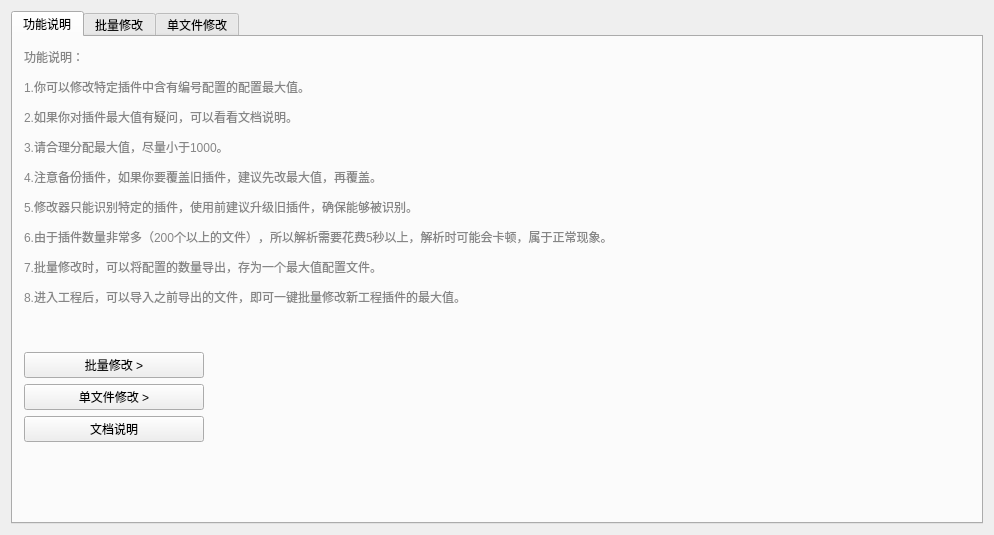
<?xml version="1.0" encoding="UTF-8"?>
<ui version="4.0">
 <class>DrillLengthEditorClass</class>
 <widget class="QMainWindow" name="DrillLengthEditorClass">
  <property name="geometry">
   <rect>
    <x>0</x>
    <y>0</y>
    <width>994</width>
    <height>535</height>
   </rect>
  </property>
  <property name="windowTitle">
   <string>插件配置最大值修改器(DrillLengthEditor)</string>
  </property>
  <widget class="QWidget" name="centralWidget">
   <layout class="QGridLayout" name="gridLayout">
    <item row="0" column="0">
     <widget class="QTabWidget" name="tabWidget">
      <property name="currentIndex">
       <number>0</number>
      </property>
      <property name="iconSize">
       <size>
        <width>21</width>
        <height>21</height>
       </size>
      </property>
      <widget class="QWidget" name="tab">
       <attribute name="icon">
        <iconset resource="../drillLengthEditor.qrc">
         <normaloff>:/DrillLengthEditor/Resources/小爱丽丝1.png</normaloff>:/DrillLengthEditor/Resources/小爱丽丝1.png</iconset>
       </attribute>
       <attribute name="title">
        <string>功能说明</string>
       </attribute>
       <layout class="QVBoxLayout" name="verticalLayout_2">
        <item>
         <widget class="QLabel" name="label_6">
          <property name="styleSheet">
           <string notr="true">color: rgb(134, 134, 134);</string>
          </property>
          <property name="text">
           <string>&lt;html&gt;&lt;head/&gt;&lt;body&gt;&lt;p&gt;功能说明：&lt;/p&gt;&lt;p&gt;1.你可以修改特定插件中含有编号配置的配置最大值。&lt;/p&gt;&lt;p&gt;2.如果你对插件最大值有疑问，可以看看文档说明。&lt;/p&gt;&lt;p&gt;3.请合理分配最大值，尽量小于1000。&lt;/p&gt;&lt;p&gt;4.注意备份插件，如果你要覆盖旧插件，建议先改最大值，再覆盖。&lt;/p&gt;&lt;p&gt;5.修改器只能识别特定的插件，使用前建议升级旧插件，确保能够被识别。&lt;/p&gt;&lt;p&gt;6.由于插件数量非常多（200个以上的文件），所以解析需要花费5秒以上，解析时可能会卡顿，属于正常现象。&lt;/p&gt;&lt;p&gt;7.批量修改时，可以将配置的数量导出，存为一个最大值配置文件。&lt;/p&gt;&lt;p&gt;8.进入工程后，可以导入之前导出的文件，即可一键批量修改新工程插件的最大值。&lt;/p&gt;&lt;p&gt;&lt;br/&gt;&lt;/p&gt;&lt;/body&gt;&lt;/html&gt;</string>
          </property>
         </widget>
        </item>
        <item>
         <widget class="QPushButton" name="pushButton_batchEdit">
          <property name="sizePolicy">
           <sizepolicy hsizetype="Fixed" vsizetype="Fixed">
            <horstretch>0</horstretch>
            <verstretch>0</verstretch>
           </sizepolicy>
          </property>
          <property name="minimumSize">
           <size>
            <width>180</width>
            <height>0</height>
           </size>
          </property>
          <property name="text">
           <string>批量修改 &gt;</string>
          </property>
         </widget>
        </item>
        <item>
         <widget class="QPushButton" name="pushButton_singleEdit">
          <property name="sizePolicy">
           <sizepolicy hsizetype="Fixed" vsizetype="Fixed">
            <horstretch>0</horstretch>
            <verstretch>0</verstretch>
           </sizepolicy>
          </property>
          <property name="minimumSize">
           <size>
            <width>180</width>
            <height>0</height>
           </size>
          </property>
          <property name="text">
           <string>单文件修改 &gt;</string>
          </property>
         </widget>
        </item>
        <item>
         <widget class="QPushButton" name="pushButton_openWord">
          <property name="sizePolicy">
           <sizepolicy hsizetype="Fixed" vsizetype="Fixed">
            <horstretch>0</horstretch>
            <verstretch>0</verstretch>
           </sizepolicy>
          </property>
          <property name="minimumSize">
           <size>
            <width>180</width>
            <height>0</height>
           </size>
          </property>
          <property name="text">
           <string>文档说明</string>
          </property>
         </widget>
        </item>
        <item>
         <spacer name="verticalSpacer">
          <property name="orientation">
           <enum>Qt::Vertical</enum>
          </property>
          <property name="sizeHint" stdset="0">
           <size>
            <width>20</width>
            <height>40</height>
           </size>
          </property>
         </spacer>
        </item>
       </layout>
      </widget>
      <widget class="QWidget" name="tab_2">
       <attribute name="icon">
        <iconset resource="../drillLengthEditor.qrc">
         <normaloff>:/DrillLengthEditor/Resources/小爱丽丝2.png</normaloff>:/DrillLengthEditor/Resources/小爱丽丝2.png</iconset>
       </attribute>
       <attribute name="title">
        <string>批量修改</string>
       </attribute>
       <layout class="QVBoxLayout" name="verticalLayout">
        <item>
         <widget class="QStackedWidget" name="stackedWidget">
          <property name="currentIndex">
           <number>0</number>
          </property>
          <widget class="QWidget" name="page">
           <layout class="QGridLayout" name="gridLayout_6" rowstretch="1,0,3,0" columnstretch="1,6,1">
            <item row="0" column="1">
             <spacer name="verticalSpacer_4">
              <property name="orientation">
               <enum>Qt::Vertical</enum>
              </property>
              <property name="sizeHint" stdset="0">
               <size>
                <width>20</width>
                <height>38</height>
               </size>
              </property>
             </spacer>
            </item>
            <item row="1" column="0">
             <spacer name="horizontalSpacer_4">
              <property name="orientation">
               <enum>Qt::Horizontal</enum>
              </property>
              <property name="sizeHint" stdset="0">
               <size>
                <width>66</width>
                <height>20</height>
               </size>
              </property>
             </spacer>
            </item>
            <item row="1" column="2">
             <spacer name="horizontalSpacer_5">
              <property name="orientation">
               <enum>Qt::Horizontal</enum>
              </property>
              <property name="sizeHint" stdset="0">
               <size>
                <width>66</width>
                <height>20</height>
               </size>
              </property>
             </spacer>
            </item>
            <item row="2" column="1">
             <spacer name="verticalSpacer_5">
              <property name="orientation">
               <enum>Qt::Vertical</enum>
              </property>
              <property name="sizeHint" stdset="0">
               <size>
                <width>20</width>
                <height>119</height>
               </size>
              </property>
             </spacer>
            </item>
            <item row="3" column="0" colspan="3">
             <widget class="QWidget" name="widget" native="true">
              <layout class="QHBoxLayout" name="horizontalLayout">
               <property name="leftMargin">
                <number>0</number>
               </property>
               <property name="topMargin">
                <number>0</number>
               </property>
               <property name="rightMargin">
                <number>0</number>
               </property>
               <property name="bottomMargin">
                <number>0</number>
               </property>
               <item>
                <spacer name="horizontalSpacer">
                 <property name="orientation">
                  <enum>Qt::Horizontal</enum>
                 </property>
                 <property name="sizeHint" stdset="0">
                  <size>
                   <width>432</width>
                   <height>20</height>
                  </size>
                 </property>
                </spacer>
               </item>
               <item>
                <widget class="QPushButton" name="pushButton_b_next">
                 <property name="sizePolicy">
                  <sizepolicy hsizetype="Fixed" vsizetype="Fixed">
                   <horstretch>0</horstretch>
                   <verstretch>0</verstretch>
                  </sizepolicy>
                 </property>
                 <property name="minimumSize">
                  <size>
                   <width>120</width>
                   <height>0</height>
                  </size>
                 </property>
                 <property name="text">
                  <string>下一步 &gt;</string>
                 </property>
                </widget>
               </item>
              </layout>
             </widget>
            </item>
            <item row="1" column="1">
             <widget class="QWidget" name="widget_2" native="true">
              <layout class="QGridLayout" name="gridLayout_5">
               <item row="0" column="0">
                <widget class="QLabel" name="label_4">
                 <property name="text">
                  <string>文件夹路径：</string>
                 </property>
                </widget>
               </item>
               <item row="0" column="1">
                <widget class="QLineEdit" name="lineEdit_b_dir">
                 <property name="enabled">
                  <bool>false</bool>
                 </property>
                 <property name="placeholderText">
                  <string>选择plugins文件夹路径</string>
                 </property>
                </widget>
               </item>
               <item row="0" column="2">
                <widget class="QPushButton" name="pushButton_b_open">
                 <property name="text">
                  <string>浏览</string>
                 </property>
                </widget>
               </item>
               <item row="1" column="0">
                <widget class="QLabel" name="label_5">
                 <property name="text">
                  <string>文件夹插件信息：</string>
                 </property>
                </widget>
               </item>
               <item row="1" column="1">
                <widget class="QLabel" name="label_b_fileMessage">
                 <property name="text">
                  <string/>
                 </property>
                </widget>
               </item>
              </layout>
             </widget>
            </item>
           </layout>
          </widget>
          <widget class="QWidget" name="page_2">
           <layout class="QVBoxLayout" name="verticalLayout_3">
            <item>
             <widget class="QGroupBox" name="groupBox">
              <property name="title">
               <string>插件列表</string>
              </property>
              <layout class="QGridLayout" name="gridLayout_9">
               <item row="1" column="0">
                <widget class="QPushButton" name="pushButton_b_export">
                 <property name="sizePolicy">
                  <sizepolicy hsizetype="Fixed" vsizetype="Fixed">
                   <horstretch>0</horstretch>
                   <verstretch>0</verstretch>
                  </sizepolicy>
                 </property>
                 <property name="minimumSize">
                  <size>
                   <width>120</width>
                   <height>0</height>
                  </size>
                 </property>
                 <property name="text">
                  <string>导出配置</string>
                 </property>
                </widget>
               </item>
               <item row="1" column="1">
                <widget class="QPushButton" name="pushButton_b_import">
                 <property name="sizePolicy">
                  <sizepolicy hsizetype="Fixed" vsizetype="Fixed">
                   <horstretch>0</horstretch>
                   <verstretch>0</verstretch>
                  </sizepolicy>
                 </property>
                 <property name="minimumSize">
                  <size>
                   <width>120</width>
                   <height>0</height>
                  </size>
                 </property>
                 <property name="text">
                  <string>导入配置</string>
                 </property>
                </widget>
               </item>
               <item row="1" column="2">
                <spacer name="horizontalSpacer_11">
                 <property name="orientation">
                  <enum>Qt::Horizontal</enum>
                 </property>
                 <property name="sizeHint" stdset="0">
                  <size>
                   <width>40</width>
                   <height>20</height>
                  </size>
                 </property>
                </spacer>
               </item>
               <item row="1" column="3">
                <widget class="QCheckBox" name="checkBox">
                 <property name="text">
                  <string>隐藏不可编辑的插件</string>
                 </property>
                </widget>
               </item>
               <item row="0" column="0" colspan="4">
                <widget class="QTableWidget" name="tableWidget_b">
                 <property name="editTriggers">
                  <set>QAbstractItemView::NoEditTriggers</set>
                 </property>
                 <property name="selectionBehavior">
                  <enum>QAbstractItemView::SelectRows</enum>
                 </property>
                 <attribute name="horizontalHeaderDefaultSectionSize">
                  <number>220</number>
                 </attribute>
                 <attribute name="verticalHeaderVisible">
                  <bool>false</bool>
                 </attribute>
                 <column>
                  <property name="text">
                   <string>文件名</string>
                  </property>
                 </column>
                 <column>
                  <property name="text">
                   <string>插件简介</string>
                  </property>
                 </column>
                 <column>
                  <property name="text">
                   <string>插件作者</string>
                  </property>
                 </column>
                 <column>
                  <property name="text">
                   <string>参数信息</string>
                  </property>
                 </column>
                </widget>
               </item>
              </layout>
             </widget>
            </item>
            <item>
             <widget class="QWidget" name="widget_3" native="true">
              <layout class="QHBoxLayout" name="horizontalLayout_2">
               <property name="leftMargin">
                <number>0</number>
               </property>
               <property name="topMargin">
                <number>0</number>
               </property>
               <property name="rightMargin">
                <number>0</number>
               </property>
               <property name="bottomMargin">
                <number>0</number>
               </property>
               <item>
                <widget class="QPushButton" name="pushButton_b_last">
                 <property name="sizePolicy">
                  <sizepolicy hsizetype="Fixed" vsizetype="Fixed">
                   <horstretch>0</horstretch>
                   <verstretch>0</verstretch>
                  </sizepolicy>
                 </property>
                 <property name="minimumSize">
                  <size>
                   <width>120</width>
                   <height>0</height>
                  </size>
                 </property>
                 <property name="text">
                  <string>&lt; 上一步</string>
                 </property>
                </widget>
               </item>
               <item>
                <spacer name="horizontalSpacer_6">
                 <property name="orientation">
                  <enum>Qt::Horizontal</enum>
                 </property>
                 <property name="sizeHint" stdset="0">
                  <size>
                   <width>432</width>
                   <height>20</height>
                  </size>
                 </property>
                </spacer>
               </item>
               <item>
                <widget class="QPushButton" name="pushButton_b_submit">
                 <property name="sizePolicy">
                  <sizepolicy hsizetype="Fixed" vsizetype="Fixed">
                   <horstretch>0</horstretch>
                   <verstretch>0</verstretch>
                  </sizepolicy>
                 </property>
                 <property name="minimumSize">
                  <size>
                   <width>120</width>
                   <height>0</height>
                  </size>
                 </property>
                 <property name="text">
                  <string>执行修改</string>
                 </property>
                </widget>
               </item>
              </layout>
             </widget>
            </item>
           </layout>
          </widget>
         </widget>
        </item>
       </layout>
      </widget>
      <widget class="QWidget" name="tab_3">
       <attribute name="icon">
        <iconset resource="../drillLengthEditor.qrc">
         <normaloff>:/DrillLengthEditor/Resources/小爱丽丝2.png</normaloff>:/DrillLengthEditor/Resources/小爱丽丝2.png</iconset>
       </attribute>
       <attribute name="title">
        <string>单文件修改</string>
       </attribute>
       <layout class="QGridLayout" name="gridLayout_4" rowstretch="1" columnstretch="1,0">
        <item row="0" column="0" colspan="2">
         <widget class="QStackedWidget" name="stackedWidget_2">
          <property name="currentIndex">
           <number>0</number>
          </property>
          <widget class="QWidget" name="page_3">
           <layout class="QGridLayout" name="gridLayout_2" rowstretch="1,0,3,0" columnstretch="1,6,1">
            <item row="0" column="1">
             <spacer name="verticalSpacer_3">
              <property name="orientation">
               <enum>Qt::Vertical</enum>
              </property>
              <property name="sizeHint" stdset="0">
               <size>
                <width>20</width>
                <height>44</height>
               </size>
              </property>
             </spacer>
            </item>
            <item row="1" column="0">
             <spacer name="horizontalSpacer_2">
              <property name="orientation">
               <enum>Qt::Horizontal</enum>
              </property>
              <property name="sizeHint" stdset="0">
               <size>
                <width>66</width>
                <height>17</height>
               </size>
              </property>
             </spacer>
            </item>
            <item row="1" column="2">
             <spacer name="horizontalSpacer_3">
              <property name="orientation">
               <enum>Qt::Horizontal</enum>
              </property>
              <property name="sizeHint" stdset="0">
               <size>
                <width>66</width>
                <height>20</height>
               </size>
              </property>
             </spacer>
            </item>
            <item row="2" column="1">
             <spacer name="verticalSpacer_2">
              <property name="orientation">
               <enum>Qt::Vertical</enum>
              </property>
              <property name="sizeHint" stdset="0">
               <size>
                <width>20</width>
                <height>139</height>
               </size>
              </property>
             </spacer>
            </item>
            <item row="3" column="0" colspan="3">
             <widget class="QWidget" name="widget_4" native="true">
              <layout class="QHBoxLayout" name="horizontalLayout_3">
               <property name="leftMargin">
                <number>0</number>
               </property>
               <property name="topMargin">
                <number>0</number>
               </property>
               <property name="rightMargin">
                <number>0</number>
               </property>
               <property name="bottomMargin">
                <number>0</number>
               </property>
               <item>
                <spacer name="horizontalSpacer_7">
                 <property name="orientation">
                  <enum>Qt::Horizontal</enum>
                 </property>
                 <property name="sizeHint" stdset="0">
                  <size>
                   <width>432</width>
                   <height>20</height>
                  </size>
                 </property>
                </spacer>
               </item>
               <item>
                <widget class="QPushButton" name="pushButton_s_next">
                 <property name="sizePolicy">
                  <sizepolicy hsizetype="Fixed" vsizetype="Fixed">
                   <horstretch>0</horstretch>
                   <verstretch>0</verstretch>
                  </sizepolicy>
                 </property>
                 <property name="minimumSize">
                  <size>
                   <width>120</width>
                   <height>0</height>
                  </size>
                 </property>
                 <property name="text">
                  <string>下一步 &gt;</string>
                 </property>
                </widget>
               </item>
              </layout>
             </widget>
            </item>
            <item row="1" column="1">
             <widget class="QWidget" name="widget_2" native="true">
              <layout class="QGridLayout" name="gridLayout_3">
               <property name="horizontalSpacing">
                <number>12</number>
               </property>
               <property name="verticalSpacing">
                <number>8</number>
               </property>
               <item row="0" column="1">
                <widget class="QLineEdit" name="lineEdit_s_fileurl">
                 <property name="enabled">
                  <bool>false</bool>
                 </property>
                 <property name="placeholderText">
                  <string>选择js文件</string>
                 </property>
                </widget>
               </item>
               <item row="0" column="2">
                <widget class="QPushButton" name="pushButton_s_openFile">
                 <property name="text">
                  <string>选择文件</string>
                 </property>
                </widget>
               </item>
               <item row="0" column="0">
                <widget class="QLabel" name="label">
                 <property name="text">
                  <string>文件路径：</string>
                 </property>
                </widget>
               </item>
              </layout>
             </widget>
            </item>
           </layout>
          </widget>
          <widget class="QWidget" name="page_4">
           <layout class="QGridLayout" name="gridLayout_8" rowstretch="1,0,2,0" columnstretch="1,6,1">
            <item row="0" column="1">
             <spacer name="verticalSpacer_7">
              <property name="orientation">
               <enum>Qt::Vertical</enum>
              </property>
              <property name="sizeHint" stdset="0">
               <size>
                <width>20</width>
                <height>51</height>
               </size>
              </property>
             </spacer>
            </item>
            <item row="1" column="0">
             <spacer name="horizontalSpacer_9">
              <property name="orientation">
               <enum>Qt::Horizontal</enum>
              </property>
              <property name="sizeHint" stdset="0">
               <size>
                <width>66</width>
                <height>20</height>
               </size>
              </property>
             </spacer>
            </item>
            <item row="1" column="1">
             <widget class="QWidget" name="widget_6" native="true">
              <layout class="QGridLayout" name="gridLayout_7">
               <property name="horizontalSpacing">
                <number>12</number>
               </property>
               <property name="verticalSpacing">
                <number>8</number>
               </property>
               <item row="0" column="0">
                <widget class="QLabel" name="label_8">
                 <property name="text">
                  <string>文件名：</string>
                 </property>
                </widget>
               </item>
               <item row="0" column="1">
                <widget class="QLineEdit" name="lineEdit_s_pluginName">
                 <property name="enabled">
                  <bool>false</bool>
                 </property>
                </widget>
               </item>
               <item row="3" column="0">
                <widget class="QLabel" name="label_9">
                 <property name="text">
                  <string>参数信息：</string>
                 </property>
                </widget>
               </item>
               <item row="3" column="2">
                <widget class="QPushButton" name="pushButton_s_editParam">
                 <property name="text">
                  <string>编辑</string>
                 </property>
                </widget>
               </item>
               <item row="1" column="0">
                <widget class="QLabel" name="label_10">
                 <property name="text">
                  <string>插件简介：</string>
                 </property>
                </widget>
               </item>
               <item row="1" column="1">
                <widget class="QLineEdit" name="lineEdit_s_pluginDesc">
                 <property name="enabled">
                  <bool>false</bool>
                 </property>
                </widget>
               </item>
               <item row="2" column="1">
                <widget class="QLineEdit" name="lineEdit_s_pluginAuthor">
                 <property name="enabled">
                  <bool>false</bool>
                 </property>
                </widget>
               </item>
               <item row="2" column="0">
                <widget class="QLabel" name="label_11">
                 <property name="text">
                  <string>插件作者：</string>
                 </property>
                </widget>
               </item>
               <item row="3" column="1">
                <widget class="QLabel" name="label_s_pluginMsg">
                 <property name="text">
                  <string/>
                 </property>
                </widget>
               </item>
              </layout>
             </widget>
            </item>
            <item row="1" column="2">
             <spacer name="horizontalSpacer_10">
              <property name="orientation">
               <enum>Qt::Horizontal</enum>
              </property>
              <property name="sizeHint" stdset="0">
               <size>
                <width>66</width>
                <height>20</height>
               </size>
              </property>
             </spacer>
            </item>
            <item row="2" column="1">
             <spacer name="verticalSpacer_6">
              <property name="orientation">
               <enum>Qt::Vertical</enum>
              </property>
              <property name="sizeHint" stdset="0">
               <size>
                <width>20</width>
                <height>104</height>
               </size>
              </property>
             </spacer>
            </item>
            <item row="3" column="0" colspan="3">
             <widget class="QWidget" name="widget_5" native="true">
              <layout class="QHBoxLayout" name="horizontalLayout_4">
               <property name="leftMargin">
                <number>0</number>
               </property>
               <property name="topMargin">
                <number>0</number>
               </property>
               <property name="rightMargin">
                <number>0</number>
               </property>
               <property name="bottomMargin">
                <number>0</number>
               </property>
               <item>
                <widget class="QPushButton" name="pushButton_s_last">
                 <property name="sizePolicy">
                  <sizepolicy hsizetype="Fixed" vsizetype="Fixed">
                   <horstretch>0</horstretch>
                   <verstretch>0</verstretch>
                  </sizepolicy>
                 </property>
                 <property name="minimumSize">
                  <size>
                   <width>120</width>
                   <height>0</height>
                  </size>
                 </property>
                 <property name="text">
                  <string>&lt; 上一步</string>
                 </property>
                </widget>
               </item>
               <item>
                <spacer name="horizontalSpacer_8">
                 <property name="orientation">
                  <enum>Qt::Horizontal</enum>
                 </property>
                 <property name="sizeHint" stdset="0">
                  <size>
                   <width>432</width>
                   <height>20</height>
                  </size>
                 </property>
                </spacer>
               </item>
               <item>
                <widget class="QPushButton" name="pushButton_s_submit">
                 <property name="sizePolicy">
                  <sizepolicy hsizetype="Fixed" vsizetype="Fixed">
                   <horstretch>0</horstretch>
                   <verstretch>0</verstretch>
                  </sizepolicy>
                 </property>
                 <property name="minimumSize">
                  <size>
                   <width>120</width>
                   <height>0</height>
                  </size>
                 </property>
                 <property name="text">
                  <string>执行修改</string>
                 </property>
                </widget>
               </item>
              </layout>
             </widget>
            </item>
           </layout>
          </widget>
         </widget>
        </item>
       </layout>
      </widget>
     </widget>
    </item>
   </layout>
  </widget>
 </widget>
 <layoutdefault spacing="6" margin="11"/>
 <resources>
  <include location="../drillLengthEditor.qrc"/>
 </resources>
 <connections/>
</ui>
